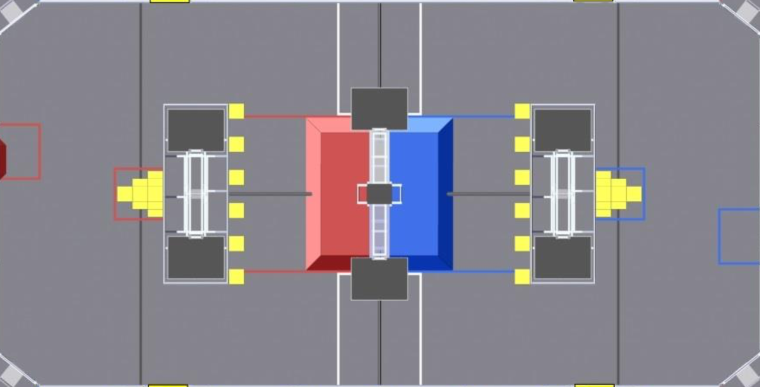
#> input picture Field.png, 1520 x 774 px (shown at 1/2 size)
$ python InteractivePlot.py
#> lines starting #> are read from the running program, lines starting #| are printed output that depends on the picture
import matplotlib.pyplot as plt
import numpy as np
from matplotlib.ticker import AutoMinorLocator

X_BOUND = [0, 5]

plt.ion()
field = plt.imread('Field.png') #get image
#> field is the input picture: shape (774, 1520, 4) float32; mean R, G, B, A 0.533, 0.517, 0.559, 1
fig, ax = plt.subplots() #make window
ax.imshow(field, extent = [0, 648, 0 , 320]) #show image with dimensions 648 x 320
ax.set_xticks(np.arange(0, 648, 48)) #customize tick intervals
ax.set_yticks(np.arange(0, 320, 48))
ax.yaxis.set_minor_locator(AutoMinorLocator(12)) #customize minor tick intervals
ax.xaxis.set_minor_locator(AutoMinorLocator(12))
ax.grid(color='black', which='both', linestyle='-', linewidth=.05) #add grid


F_values = [2,3,4,5,6,7,8,9]
for i in range(10):
	for j in range(len(F_values)):
		F_values[j] = F_values[j] + i
	if 'sca' in globals(): sca.remove()
	sca = plt.scatter(F_values, F_values, s=3, lw=0, c='red', alpha=0.5); plt.pause(0.05)
#> this loop made 10 passes
#> pass 1, `sca = plt.scatter(F_values, F_values, s=3, lw=0, c='red', alpha=0.5)`:
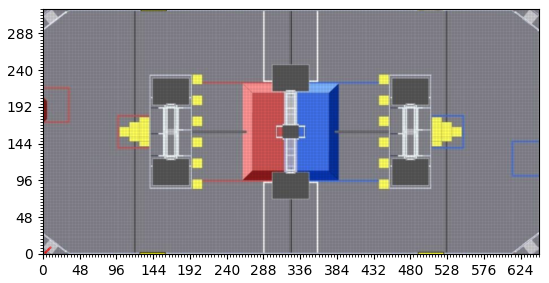
#> figure drawn by matplotlib, 1 panel

plt.ioff(); plt.show()
